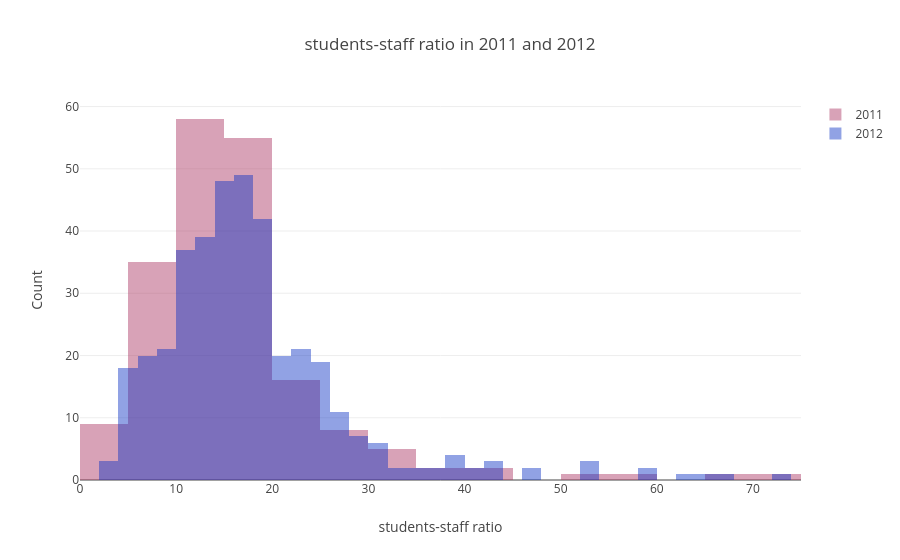

Notebook code cell kept with this figure:
### Markdown cell above
# Histogram
<font color='red'>
Lets look at histogram of students-staff ratio in 2011 and 2012 years. 
    <font color='black'>
               
* trace1 = first histogram
    * x = x axis
    * y = y axis
    * opacity = opacity of histogram
    * name = name of legend
    * marker = color of histogram
* trace2 = second histogram
* layout = layout 
    * barmode = mode of histogram like overlay. Also you can change it with *stack*

### Code cell
# prepare data
x2011 = timesData.student_staff_ratio[timesData.year == 2011]
x2012 = timesData.student_staff_ratio[timesData.year == 2012]

trace1 = go.Histogram(
    x=x2011,
    opacity=0.75,
    name = "2011",
    marker=dict(color='rgba(171, 50, 96, 0.6)'))

trace2 = go.Histogram(
    x=x2012,
    opacity=0.75,
    name = "2012",
    marker=dict(color='rgba(12, 50, 196, 0.6)'))

data = [trace1, trace2]

layout = go.Layout(barmode='overlay', # üst üste bindirme
                   title=' students-staff ratio in 2011 and 2012',
                   xaxis=dict(title='students-staff ratio'),
                   yaxis=dict( title='Count'),
)
fig = go.Figure(data=data, layout=layout)
iplot(fig)

### Figure 1 — Plotly figure (JSON) as saved in the notebook; plotly's stock layout.template omitted (floating-point values rounded to 4 significant figures; data arrays with more than 128 entries replaced by an {"elided": "..."} marker saying what was removed)
{"data": [{"marker": {"color": "rgba(171, 50, 96, 0.6)"}, "name": "2011", "opacity": 0.75, "type": "histogram", "uid": "360dc329-1c58-4628-b626-d7b90d73e96c", "x": {"elided": "200 float values"}}, {"marker": {"color": "rgba(12, 50, 196, 0.6)"}, "name": "2012", "opacity": 0.75, "type": "histogram", "uid": "a08272fd-8ce6-4295-b60e-f7de287019dd", "x": {"elided": "402 float values"}}], "layout": {"autosize": true, "barmode": "overlay", "title": {"text": " students-staff ratio in 2011 and 2012"}, "xaxis": {"autorange": true, "range": [0, 75], "title": {"text": "students-staff ratio"}, "type": "linear"}, "yaxis": {"autorange": true, "range": [0, 61.05], "title": {"text": "Count"}}}}
